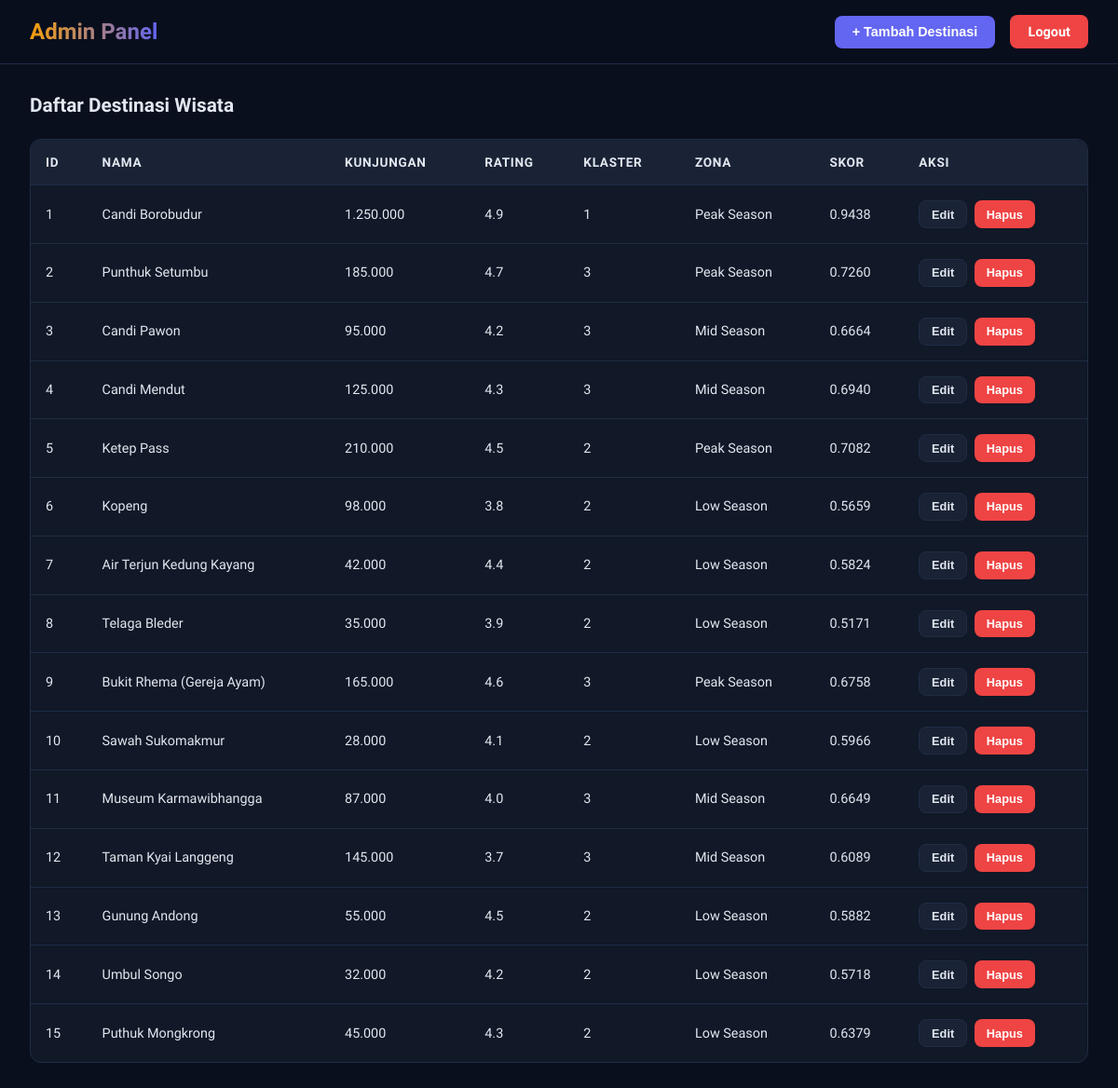
/admin-old.php (signed in), run on the app's committed database.
### tables this page shows
CREATE TABLE IF NOT EXISTS destinations (
    id INT AUTO_INCREMENT PRIMARY KEY,
    nama VARCHAR(255) NOT NULL,
    lon DECIMAL(10, 4) NOT NULL,
    lat DECIMAL(10, 4) NOT NULL,
    kunjungan INT NOT NULL,
    rating DECIMAL(3, 1) NOT NULL,
    aksesibilitas INT NOT NULL,
    fasilitas INT NOT NULL,
    potensi_alam INT NOT NULL,
    potensi_budaya INT NOT NULL,
    pendapatan DECIMAL(12, 2) NOT NULL,
    trend DECIMAL(5, 3) NOT NULL,
    zona VARCHAR(50) NOT NULL,
    klaster INT NOT NULL,
    skor DECIMAL(6, 4) NOT NULL,
    rekomendasi TEXT NOT NULL,
    created_at TIMESTAMP DEFAULT CURRENT_TIMESTAMP,
    updated_at TIMESTAMP DEFAULT CURRENT_TIMESTAMP ON UPDATE CURRENT_TIMESTAMP
);

### config.php (called while the page is built, shortened)
<?php
function getAllDestinations($conn)
{
    $sql = "SELECT * FROM destinations ORDER BY id ASC";
    $result = $conn->query($sql);
    $destinations = [];
    if ($result && $result->num_rows > 0) {
        while ($row = $result->fetch_assoc()) {
            $destinations[] = $row;
        }
    }
    return $destinations;
}

### admin-old.php (the view, shortened to what this page needs)
<?php
require_once 'config.php';
?>
<?php
$destinations = getAllDestinations($conn);
?>
<!DOCTYPE html>
<html lang="id">
<head>
</head>
<body>
    <div class="header">
        <h1>Admin Panel</h1>
        <div class="header-actions">
            <button class="btn btn-primary" onclick="openModal()">+ Tambah Destinasi</button>
            <a href="admin.php?logout" class="btn btn-danger">Logout</a>
        </div>
    </div>
    <div class="container">
        <h2 class="section-title">Daftar Destinasi Wisata</h2>
        <div class="table-container">
            <table>
                <thead>
                    <tr>
                        <th>ID</th>
                        <th>Nama</th>
                        <th>Kunjungan</th>
                        <th>Rating</th>
                        <th>Klaster</th>
                        <th>Zona</th>
                        <th>Skor</th>
                        <th>Aksi</th>
                    </tr>
                </thead>
                <tbody>
                    <?php foreach ($destinations as $dest): ?>
                        <tr>
                            <td><?php echo $dest['id']; ?></td>
                            <td><?php echo htmlspecialchars($dest['nama']); ?></td>
                            <td><?php echo number_format($dest['kunjungan'], 0, ',', '.'); ?></td>
                            <td><?php echo number_format($dest['rating'], 1); ?></td>
                            <td><?php echo $dest['klaster']; ?></td>
                            <td><?php echo htmlspecialchars($dest['zona']); ?></td>
                            <td><?php echo number_format($dest['skor'], 4); ?></td>
                            <td>
                                <div class="action-buttons">
                                    <button class="btn btn-secondary btn-small" onclick="editDestination(<?php echo $dest['id']; ?>)">Edit</button>
                                    <button class="btn btn-danger btn-small" onclick="deleteDestination(<?php echo $dest['id']; ?>)">Hapus</button>
                                </div>
                            </td>
                        </tr>
                    <?php endforeach; ?>
                </tbody>
            </table>
        </div>
    </div>
</body>
</html>

### admin-old.php (style rules this page uses)
:root { --bg: #0a0f1e; --surface: #111827; --surface2: #1a2235; --border: #1e2d45; --text: #e2e8f0; --muted: #64748b; --accent: #6366f1; --k1: #f59e0b; --k2: #3b82f6; --k3: #10b981; --danger: #ef4444; }
* { margin: 0; padding: 0; box-sizing: border-box; }
body { background: var(--bg); color: var(--text); font-family: 'Sora', sans-serif; }
.header { background: rgba(10, 15, 30, 0.92); backdrop-filter: blur(12px); border-bottom: 1px solid var(--border); padding: 1rem 2rem; display: flex; justify-content: space-between; align-items: center; position: sticky; top: 0; z-index: 100; }
.header h1 { font-size: 1.5rem; background: linear-gradient(90deg, var(--k1), var(--accent)); -webkit-background-clip: text; -webkit-text-fill-color: transparent; }
.header-actions { display: flex; gap: 1rem; align-items: center; }
.btn { padding: 0.6rem 1.2rem; border-radius: 8px; font-size: 0.9rem; font-weight: 600; border: none; cursor: pointer; transition: all 0.2s; text-decoration: none; display: inline-block; }
.btn-primary { background: var(--accent); color: white; }
.btn-danger { background: var(--danger); color: white; }
.btn-secondary { background: var(--surface2); color: var(--text); border: 1px solid var(--border); }
.container { max-width: 1200px; margin: 0 auto; padding: 2rem; }
.table-container { background: var(--surface); border: 1px solid var(--border); border-radius: 12px; overflow: hidden; margin-bottom: 2rem; }
table { width: 100%; border-collapse: collapse; }
th { background: var(--surface2); padding: 1rem; text-align: left; font-weight: 600; border-bottom: 1px solid var(--border); font-size: 0.85rem; text-transform: uppercase; letter-spacing: 0.05em; }
td { padding: 1rem; border-bottom: 1px solid var(--border); font-size: 0.9rem; }
tr:last-child td { border-bottom: none; }
.action-buttons { display: flex; gap: 0.5rem; }
.btn-small { padding: 0.4rem 0.8rem; font-size: 0.8rem; }
.section-title { font-size: 1.3rem; font-weight: 700; margin-bottom: 1.5rem; margin-top: 2rem; }
.section-title:first-of-type { margin-top: 0; }

### data on the page
destinations: id "1", nama "Candi Borobudur", kunjungan "1.250.000", rating "4.9", klaster "1", zona "Peak Season", skor "0.9438"
destinations: id "2", nama "Punthuk Setumbu", kunjungan "185.000", rating "4.7", klaster "3", zona "Peak Season", skor "0.7260"
destinations: id "3", nama "Candi Pawon", kunjungan "95.000", rating "4.2", klaster "3", zona "Mid Season", skor "0.6664"
destinations: id "4", nama "Candi Mendut", kunjungan "125.000", rating "4.3", klaster "3", zona "Mid Season", skor "0.6940"
destinations: id "5", nama "Ketep Pass", kunjungan "210.000", rating "4.5", klaster "2", zona "Peak Season", skor "0.7082"
destinations: id "6", nama "Kopeng", kunjungan "98.000", rating "3.8", klaster "2", zona "Low Season", skor "0.5659"
destinations: id "7", nama "Air Terjun Kedung Kayang", kunjungan "42.000", rating "4.4", klaster "2", zona "Low Season", skor "0.5824"
destinations: id "8", nama "Telaga Bleder", kunjungan "35.000", rating "3.9", klaster "2", zona "Low Season", skor "0.5171"
destinations: id "9", nama "Bukit Rhema (Gereja Ayam)", kunjungan "165.000", rating "4.6", klaster "3", zona "Peak Season", skor "0.6758"
destinations: id "10", nama "Sawah Sukomakmur", kunjungan "28.000", rating "4.1", klaster "2", zona "Low Season", skor "0.5966"
destinations: id "11", nama "Museum Karmawibhangga", kunjungan "87.000", rating "4.0", klaster "3", zona "Mid Season", skor "0.6649"
destinations: id "12", nama "Taman Kyai Langgeng", kunjungan "145.000", rating "3.7", klaster "3", zona "Mid Season", skor "0.6089"
destinations: id "13", nama "Gunung Andong", kunjungan "55.000", rating "4.5", klaster "2", zona "Low Season", skor "0.5882"
destinations: id "14", nama "Umbul Songo", kunjungan "32.000", rating "4.2", klaster "2", zona "Low Season", skor "0.5718"
destinations: id "15", nama "Puthuk Mongkrong", kunjungan "45.000", rating "4.3", klaster "2", zona "Low Season", skor "0.6379"
